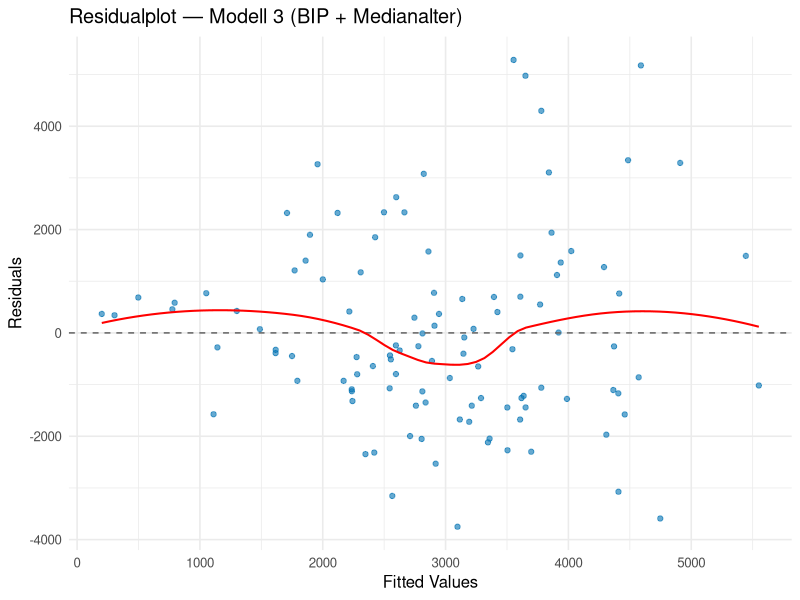
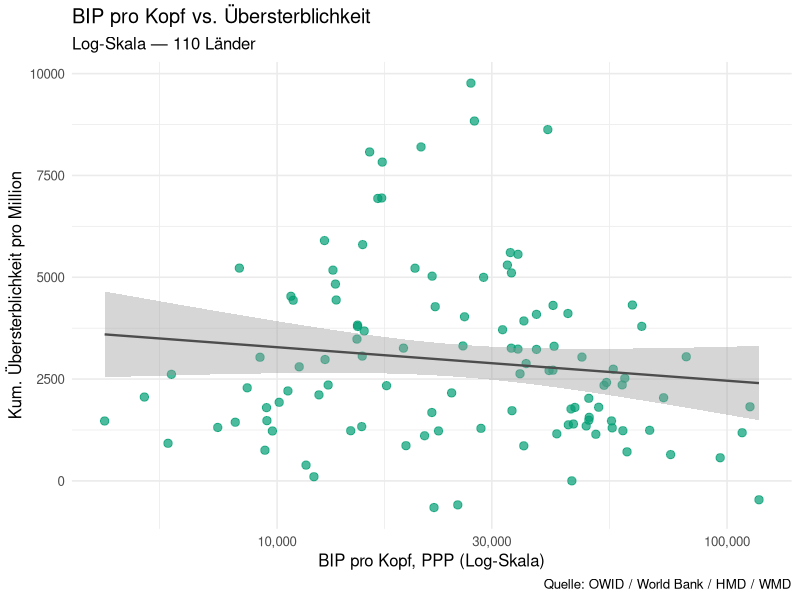
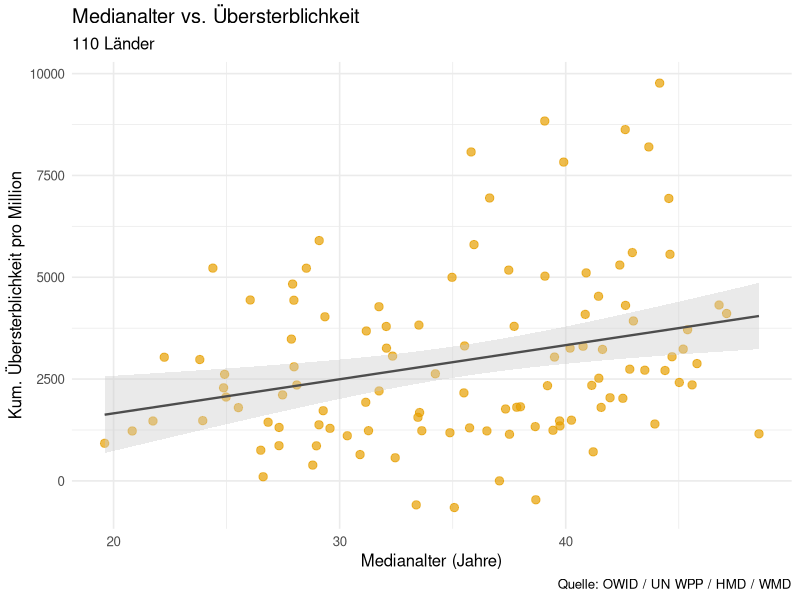
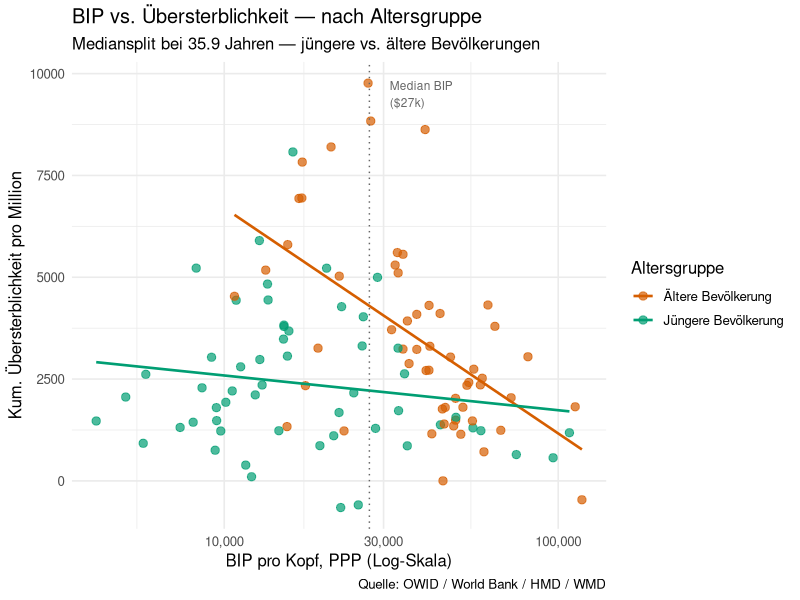
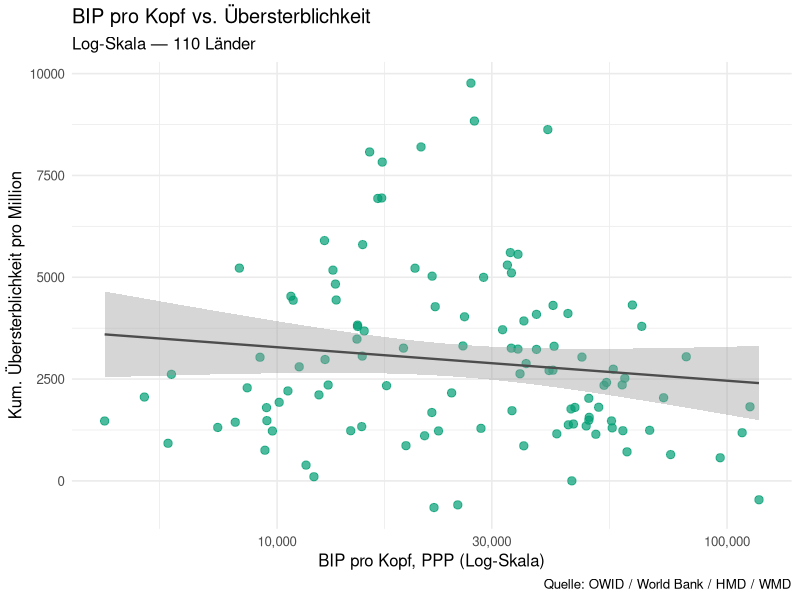
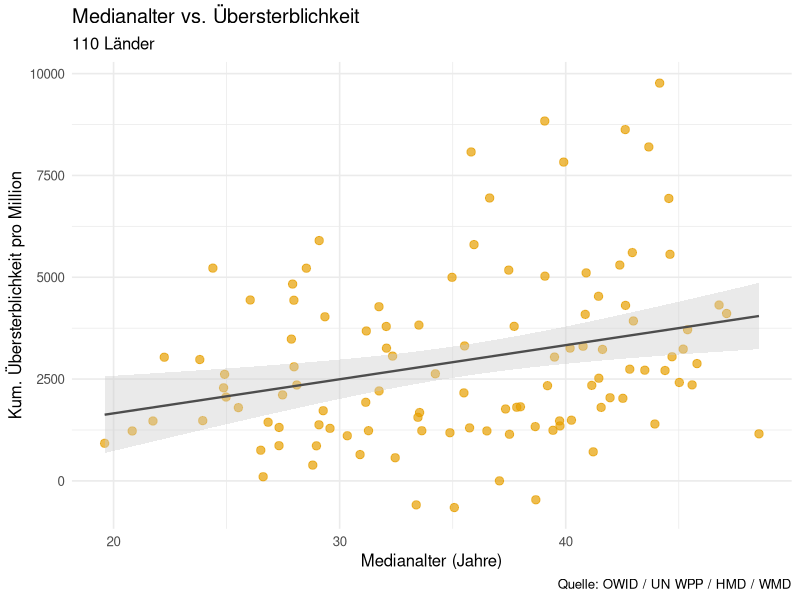
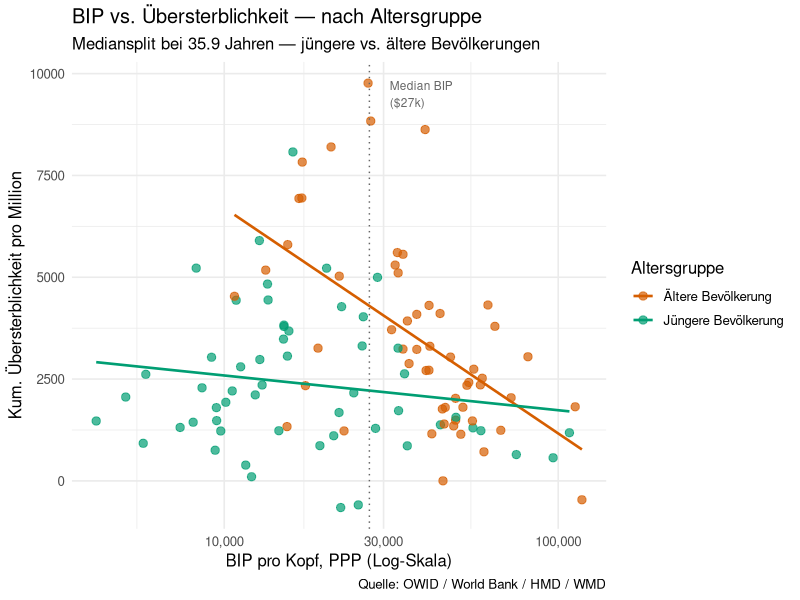

R code for these plots, in order:
## ---- chunk 1
#| label: setup
library(readr)
library(dplyr)
library(ggplot2)
library(knitr)
library(tidyr)
library(broom)
## ---- chunk 2
#| label: load-data
dat <- read_csv("data/dat_analysis.csv", show_col_types = FALSE)
## ---- chunk 3
#| label: descriptives
dat |>
  select(excess_mort, gdp_per_capita, median_age) |>
  summarise(across(everything(), list(
    Mean   = ~round(mean(.), 1),
    Median = ~round(median(.), 1),
    SD     = ~round(sd(.), 1),
    Min    = ~round(min(.), 1),
    Max    = ~round(max(.), 1)
  ))) |>
  pivot_longer(everything(),
    names_to = c("Variable", "Stat"),
    names_sep = "_(?=[^_]+$)") |>
  pivot_wider(names_from = Stat, values_from = value) |>
  kable(caption = "Deskriptive Statistik (n = 110 Länder)")
## ---- chunk 4
#| label: corr-matrix
dat |>
  select(excess_mort, gdp_per_capita, median_age) |>
  cor(use = "complete.obs", method = "pearson") |>
  round(2) |>
  kable(caption = "Pearson Korrelationsmatrix")
## ---- chunk 5
#| label: model1
m1 <- lm(excess_mort ~ log(gdp_per_capita), data = dat)
tidy(m1) |>
  mutate(across(where(is.numeric), ~round(., 4))) |>
  kable(caption = "Modell 1: Übersterblichkeit ~ log(BIP pro Kopf)")
glance(m1) |>
  select(r.squared, adj.r.squared, sigma, p.value) |>
  mutate(across(everything(), ~round(., 4))) |>
  kable(caption = "Modell 1: Modellgüte")
## ---- chunk 6
#| label: model2
m2 <- lm(excess_mort ~ median_age, data = dat)
tidy(m2) |>
  mutate(across(where(is.numeric), ~round(., 4))) |>
  kable(caption = "Modell 2: Übersterblichkeit ~ Medianalter")
glance(m2) |>
  select(r.squared, adj.r.squared, sigma, p.value) |>
  mutate(across(everything(), ~round(., 4))) |>
  kable(caption = "Modell 2: Modellgüte")
## ---- chunk 7
#| label: model3
m3 <- lm(excess_mort ~ log(gdp_per_capita) + median_age, data = dat)
tidy(m3) |>
  mutate(across(where(is.numeric), ~round(., 4))) |>
  kable(caption = "Modell 3: Übersterblichkeit ~ log(BIP) + Medianalter")
glance(m3) |>
  select(r.squared, adj.r.squared, sigma, p.value) |>
  mutate(across(everything(), ~round(., 4))) |>
  kable(caption = "Modell 3: Modellgüte")
## ---- chunk 8
#| label: model4
m4 <- lm(excess_mort ~ log(gdp_per_capita) * median_age, data = dat)
tidy(m4) |>
  mutate(across(where(is.numeric), ~round(., 4))) |>
  kable(caption = "Modell 4: Mit Interaktionsterm log(BIP) × Medianalter")
glance(m4) |>
  select(r.squared, adj.r.squared, sigma, p.value) |>
  mutate(across(everything(), ~round(., 4))) |>
  kable(caption = "Modell 4: Modellgüte")
## ---- chunk 9
#| label: model-comparison
tibble(
  Modell = c("M1: log(BIP)", "M2: Medianalter",
             "M3: BIP + Alter", "M4: BIP × Alter (Interaktion)"),
  R2     = c(glance(m1)$r.squared, glance(m2)$r.squared,
             glance(m3)$r.squared, glance(m4)$r.squared),
  Adj_R2 = c(glance(m1)$adj.r.squared, glance(m2)$adj.r.squared,
             glance(m3)$adj.r.squared, glance(m4)$adj.r.squared),
  p_value = c(glance(m1)$p.value, glance(m2)$p.value,
              glance(m3)$p.value, glance(m4)$p.value)
) |>
  mutate(across(where(is.numeric), ~round(., 4))) |>
  kable(caption = "Modellvergleich: R², Adj. R², p-Wert")
## ---- chunk 10
#| label: mediansplit
age_median_cut <- median(dat$median_age, na.rm = TRUE)

dat_split <- dat |>
  mutate(age_group = if_else(median_age >= age_median_cut,
                              "Ältere Bevölkerung",
                              "Jüngere Bevölkerung"))

dat_split |>
  group_by(age_group) |>
  summarise(
    n = n(),
    r_gdp_excess = round(cor(log(gdp_per_capita), excess_mort,
                              use = "complete.obs"), 3),
    mean_excess  = round(mean(excess_mort), 0),
    mean_gdp     = round(mean(gdp_per_capita), 0),
    .groups = "drop"
  ) |>
  kable(caption = paste0("Subgruppenkorrelationen (Mediansplit bei Medianalter = ",
                          round(age_median_cut, 1), " Jahren)"),
        col.names = c("Altersgruppe", "n", "r (log BIP ~ Übersterblichkeit)",
                      "Ø Übersterblichkeit", "Ø BIP pro Kopf"))
## ---- chunk 11
#| label: residuals-m3
#| fig-width: 7
#| fig-height: 5
dat_resid <- dat |>
  mutate(
    fitted   = fitted(m3),
    residual = residuals(m3)
  )

ggplot(dat_resid, aes(x = fitted, y = residual)) +
  geom_point(alpha = 0.6, color = "#0072B2") +
  geom_hline(yintercept = 0, linetype = "dashed", color = "grey40") +
  geom_smooth(se = FALSE, color = "red", linewidth = 0.7) +
  labs(
    title = "Residualplot — Modell 3 (BIP + Medianalter)",
    x = "Fitted Values",
    y = "Residuals"
  ) +
  theme_minimal(base_size = 12)
## ---- chunk 12
#| label: continent-summary
dat |>
  group_by(continent) |>
  summarise(
    n               = n(),
    mean_excess     = round(mean(excess_mort), 0),
    median_excess   = round(median(excess_mort), 0),
    mean_gdp        = round(mean(gdp_per_capita), 0),
    mean_median_age = round(mean(median_age), 1),
    .groups = "drop"
  ) |>
  arrange(desc(mean_excess)) |>
  kable(caption = "Übersterblichkeit und strukturelle Variablen nach Kontinent",
        col.names = c("Kontinent", "n", "Ø Übersterblichkeit",
                      "Median Übersterblichkeit", "Ø BIP pro Kopf",
                      "Ø Medianalter"))
## ---- chunk 13
#| label: plot-gdp
#| fig-width: 7
#| fig-height: 5
p_gdp <- ggplot(dat, aes(x = gdp_per_capita, y = excess_mort)) +
  geom_point(alpha = 0.7, size = 2.5, color = "#009E73") +
  geom_smooth(method = "lm", se = TRUE, color = "grey30", linewidth = 0.8) +
  scale_x_log10(labels = scales::comma) +
  labs(
    title = "BIP pro Kopf vs. Übersterblichkeit",
    subtitle = "Log-Skala — 110 Länder",
    x = "BIP pro Kopf, PPP (Log-Skala)",
    y = "Kum. Übersterblichkeit pro Million",
    caption = "Quelle: OWID / World Bank / HMD / WMD"
  ) +
  theme_minimal(base_size = 12)

p_gdp
ggsave("output/plot_gdp_excess.png", p_gdp, width = 7, height = 5, dpi = 300)
## ---- chunk 14
#| label: plot-age
#| fig-width: 7
#| fig-height: 5
p_age <- ggplot(dat, aes(x = median_age, y = excess_mort)) +
  geom_point(alpha = 0.7, size = 2.5, color = "#E69F00") +
  geom_smooth(method = "lm", se = TRUE,
              color = "grey30", fill = "grey80", linewidth = 0.8) +
  labs(
    title = "Medianalter vs. Übersterblichkeit",
    subtitle = "110 Länder",
    x = "Medianalter (Jahre)",
    y = "Kum. Übersterblichkeit pro Million",
    caption = "Quelle: OWID / UN WPP / HMD / WMD"
  ) +
  theme_minimal(base_size = 12)

p_age
ggsave("output/plot_age_excess.png", p_age, width = 7, height = 5, dpi = 300)
## ---- chunk 15
#| label: plot-subgroup
#| fig-width: 7
#| fig-height: 5
p_sub <- ggplot(dat_split, aes(x = gdp_per_capita, y = excess_mort, color = age_group)) +
  geom_point(alpha = 0.7, size = 2.5) +
  geom_smooth(method = "lm", se = FALSE, linewidth = 0.9) +
  geom_vline(xintercept = median(dat$gdp_per_capita),
             linetype = "dotted", color = "grey40") +
  annotate("text",
           x = median(dat$gdp_per_capita) * 1.15,
           y = 9500,
           label = paste0("Median BIP\n($",
                          round(median(dat$gdp_per_capita) / 1000, 0),
                          "k)"),
           size = 3, color = "grey40", hjust = 0) +
  scale_x_log10(labels = scales::comma) +
  scale_color_manual(values = c("Ältere Bevölkerung" = "#D55E00",
                                 "Jüngere Bevölkerung" = "#009E73")) +
  labs(
    title = "BIP vs. Übersterblichkeit — nach Altersgruppe",
    subtitle = "Mediansplit bei 35.9 Jahren — jüngere vs. ältere Bevölkerungen",
    x = "BIP pro Kopf, PPP (Log-Skala)",
    y = "Kum. Übersterblichkeit pro Million",
    color = "Altersgruppe",
    caption = "Quelle: OWID / World Bank / HMD / WMD"
  ) +
  theme_minimal(base_size = 12)

p_sub
ggsave("output/plot_subgroup.png", p_sub, width = 7, height = 5, dpi = 300)
